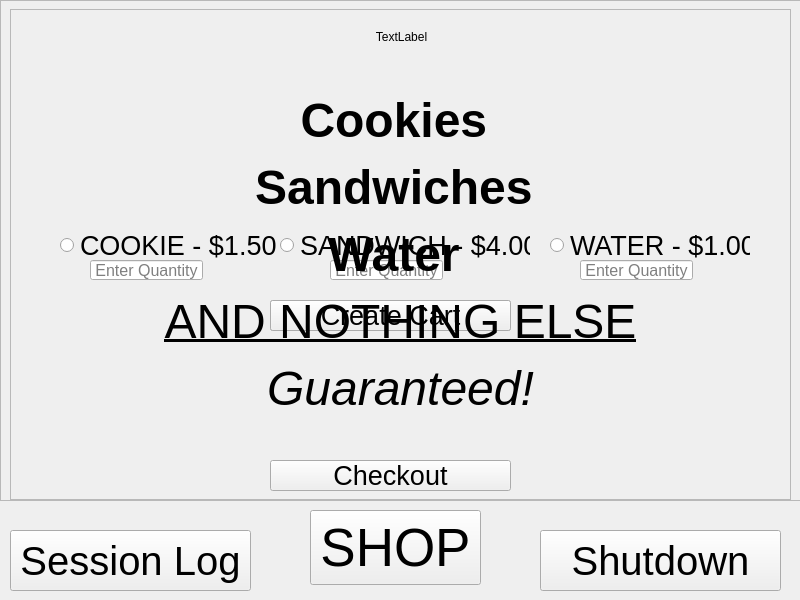
<?xml version="1.0" encoding="UTF-8"?>
<ui version="4.0">
 <class>MainWindow</class>
 <widget class="QMainWindow" name="MainWindow">
  <property name="geometry">
   <rect>
    <x>0</x>
    <y>0</y>
    <width>800</width>
    <height>600</height>
   </rect>
  </property>
  <property name="sizePolicy">
   <sizepolicy hsizetype="Fixed" vsizetype="Fixed">
    <horstretch>0</horstretch>
    <verstretch>0</verstretch>
   </sizepolicy>
  </property>
  <property name="minimumSize">
   <size>
    <width>800</width>
    <height>600</height>
   </size>
  </property>
  <property name="maximumSize">
   <size>
    <width>800</width>
    <height>600</height>
   </size>
  </property>
  <property name="windowTitle">
   <string>It3m Shop</string>
  </property>
  <widget class="QWidget" name="centralwidget">
   <widget class="QPushButton" name="shop_button">
    <property name="geometry">
     <rect>
      <x>310</x>
      <y>510</y>
      <width>171</width>
      <height>75</height>
     </rect>
    </property>
    <property name="font">
     <font>
      <pointsize>40</pointsize>
     </font>
    </property>
    <property name="text">
     <string>SHOP</string>
    </property>
   </widget>
   <widget class="QPushButton" name="exit_button">
    <property name="geometry">
     <rect>
      <x>540</x>
      <y>530</y>
      <width>241</width>
      <height>61</height>
     </rect>
    </property>
    <property name="font">
     <font>
      <pointsize>30</pointsize>
     </font>
    </property>
    <property name="text">
     <string>Shutdown</string>
    </property>
    <property name="iconSize">
     <size>
      <width>13</width>
      <height>13</height>
     </size>
    </property>
   </widget>
   <widget class="QFrame" name="shop_frame">
    <property name="geometry">
     <rect>
      <x>0</x>
      <y>0</y>
      <width>801</width>
      <height>501</height>
     </rect>
    </property>
    <property name="frameShape">
     <enum>QFrame::StyledPanel</enum>
    </property>
    <property name="frameShadow">
     <enum>QFrame::Raised</enum>
    </property>
    <widget class="QLineEdit" name="water_qty">
     <property name="geometry">
      <rect>
       <x>580</x>
       <y>260</y>
       <width>113</width>
       <height>20</height>
      </rect>
     </property>
     <property name="font">
      <font>
       <pointsize>12</pointsize>
      </font>
     </property>
     <property name="alignment">
      <set>Qt::AlignCenter</set>
     </property>
     <property name="placeholderText">
      <string>Enter Quantity</string>
     </property>
    </widget>
    <widget class="QRadioButton" name="sand_radio">
     <property name="geometry">
      <rect>
       <x>280</x>
       <y>230</y>
       <width>250</width>
       <height>31</height>
      </rect>
     </property>
     <property name="font">
      <font>
       <pointsize>20</pointsize>
      </font>
     </property>
     <property name="text">
      <string>SANDWICH - $4.00</string>
     </property>
     <property name="autoExclusive">
      <bool>false</bool>
     </property>
    </widget>
    <widget class="QLineEdit" name="sand_qty">
     <property name="geometry">
      <rect>
       <x>330</x>
       <y>260</y>
       <width>113</width>
       <height>20</height>
      </rect>
     </property>
     <property name="font">
      <font>
       <pointsize>12</pointsize>
      </font>
     </property>
     <property name="alignment">
      <set>Qt::AlignCenter</set>
     </property>
     <property name="placeholderText">
      <string>Enter Quantity</string>
     </property>
    </widget>
    <widget class="QRadioButton" name="water_radio">
     <property name="geometry">
      <rect>
       <x>550</x>
       <y>230</y>
       <width>200</width>
       <height>31</height>
      </rect>
     </property>
     <property name="font">
      <font>
       <pointsize>20</pointsize>
      </font>
     </property>
     <property name="text">
      <string>WATER - $1.00</string>
     </property>
     <property name="autoExclusive">
      <bool>false</bool>
     </property>
    </widget>
    <widget class="QLabel" name="cart_menu">
     <property name="geometry">
      <rect>
       <x>210</x>
       <y>340</y>
       <width>371</width>
       <height>111</height>
      </rect>
     </property>
     <property name="font">
      <font>
       <pointsize>12</pointsize>
      </font>
     </property>
     <property name="text">
      <string/>
     </property>
     <property name="alignment">
      <set>Qt::AlignHCenter|Qt::AlignTop</set>
     </property>
    </widget>
    <widget class="QLineEdit" name="cookie_qty">
     <property name="geometry">
      <rect>
       <x>90</x>
       <y>260</y>
       <width>113</width>
       <height>20</height>
      </rect>
     </property>
     <property name="font">
      <font>
       <pointsize>12</pointsize>
      </font>
     </property>
     <property name="alignment">
      <set>Qt::AlignCenter</set>
     </property>
     <property name="placeholderText">
      <string>Enter Quantity</string>
     </property>
    </widget>
    <widget class="QPushButton" name="addcart_button">
     <property name="geometry">
      <rect>
       <x>270</x>
       <y>300</y>
       <width>241</width>
       <height>31</height>
      </rect>
     </property>
     <property name="font">
      <font>
       <pointsize>20</pointsize>
      </font>
     </property>
     <property name="text">
      <string>Create Cart</string>
     </property>
    </widget>
    <widget class="QRadioButton" name="cookie_radio">
     <property name="geometry">
      <rect>
       <x>60</x>
       <y>230</y>
       <width>220</width>
       <height>31</height>
      </rect>
     </property>
     <property name="sizePolicy">
      <sizepolicy hsizetype="Maximum" vsizetype="Fixed">
       <horstretch>0</horstretch>
       <verstretch>0</verstretch>
      </sizepolicy>
     </property>
     <property name="maximumSize">
      <size>
       <width>300</width>
       <height>100</height>
      </size>
     </property>
     <property name="font">
      <font>
       <pointsize>20</pointsize>
      </font>
     </property>
     <property name="text">
      <string>COOKIE - $1.50</string>
     </property>
     <property name="iconSize">
      <size>
       <width>30</width>
       <height>30</height>
      </size>
     </property>
     <property name="autoExclusive">
      <bool>false</bool>
     </property>
    </widget>
    <widget class="QPushButton" name="check_button">
     <property name="geometry">
      <rect>
       <x>270</x>
       <y>460</y>
       <width>241</width>
       <height>31</height>
      </rect>
     </property>
     <property name="font">
      <font>
       <pointsize>20</pointsize>
      </font>
     </property>
     <property name="text">
      <string>Checkout</string>
     </property>
    </widget>
    <widget class="QPushButton" name="goback_button">
     <property name="geometry">
      <rect>
       <x>270</x>
       <y>300</y>
       <width>241</width>
       <height>31</height>
      </rect>
     </property>
     <property name="font">
      <font>
       <pointsize>20</pointsize>
      </font>
     </property>
     <property name="text">
      <string>Go Back</string>
     </property>
    </widget>
    <widget class="QLabel" name="cookie_image">
     <property name="geometry">
      <rect>
       <x>40</x>
       <y>0</y>
       <width>225</width>
       <height>225</height>
      </rect>
     </property>
     <property name="text">
      <string>&lt;html&gt;&lt;head/&gt;&lt;body&gt;&lt;p&gt;&lt;img src=&quot;cookie.jpg&quot;/&gt;&lt;/p&gt;&lt;/body&gt;&lt;/html&gt;</string>
     </property>
    </widget>
    <widget class="QLabel" name="sand_image">
     <property name="geometry">
      <rect>
       <x>270</x>
       <y>30</y>
       <width>263</width>
       <height>191</height>
      </rect>
     </property>
     <property name="text">
      <string>&lt;html&gt;&lt;head/&gt;&lt;body&gt;&lt;p&gt;&lt;img src=&quot;sandwich.jpg&quot;/&gt;&lt;/p&gt;&lt;/body&gt;&lt;/html&gt;</string>
     </property>
    </widget>
    <widget class="QLabel" name="water_image">
     <property name="geometry">
      <rect>
       <x>540</x>
       <y>0</y>
       <width>225</width>
       <height>225</height>
      </rect>
     </property>
     <property name="text">
      <string>&lt;html&gt;&lt;head/&gt;&lt;body&gt;&lt;p&gt;&lt;img src=&quot;water.jpg&quot;/&gt;&lt;/p&gt;&lt;/body&gt;&lt;/html&gt;</string>
     </property>
    </widget>
    <zorder>goback_button</zorder>
    <zorder>water_qty</zorder>
    <zorder>layoutWidget</zorder>
    <zorder>sand_radio</zorder>
    <zorder>sand_qty</zorder>
    <zorder>water_radio</zorder>
    <zorder>cart_menu</zorder>
    <zorder>cookie_qty</zorder>
    <zorder>addcart_button</zorder>
    <zorder>cookie_radio</zorder>
    <zorder>check_button</zorder>
   </widget>
   <widget class="QPushButton" name="pushButton">
    <property name="geometry">
     <rect>
      <x>10</x>
      <y>530</y>
      <width>241</width>
      <height>61</height>
     </rect>
    </property>
    <property name="font">
     <font>
      <pointsize>30</pointsize>
     </font>
    </property>
    <property name="text">
     <string>Session Log</string>
    </property>
   </widget>
   <widget class="QScrollArea" name="scrollArea">
    <property name="geometry">
     <rect>
      <x>10</x>
      <y>9</y>
      <width>781</width>
      <height>491</height>
     </rect>
    </property>
    <property name="widgetResizable">
     <bool>true</bool>
    </property>
    <property name="alignment">
     <set>Qt::AlignHCenter|Qt::AlignTop</set>
    </property>
    <widget class="QWidget" name="scrollAreaWidgetContents">
     <property name="geometry">
      <rect>
       <x>0</x>
       <y>0</y>
       <width>779</width>
       <height>489</height>
      </rect>
     </property>
     <widget class="QLabel" name="label">
      <property name="geometry">
       <rect>
        <x>30</x>
        <y>20</y>
        <width>721</width>
        <height>451</height>
       </rect>
      </property>
      <property name="text">
       <string>TextLabel</string>
      </property>
      <property name="alignment">
       <set>Qt::AlignHCenter|Qt::AlignTop</set>
      </property>
     </widget>
    </widget>
   </widget>
   <widget class="QLabel" name="receipt">
    <property name="geometry">
     <rect>
      <x>200</x>
      <y>200</y>
      <width>399</width>
      <height>300</height>
     </rect>
    </property>
    <property name="font">
     <font>
      <pointsize>16</pointsize>
     </font>
    </property>
    <property name="frameShape">
     <enum>QFrame::NoFrame</enum>
    </property>
    <property name="text">
     <string/>
    </property>
    <property name="alignment">
     <set>Qt::AlignHCenter|Qt::AlignTop</set>
    </property>
   </widget>
   <widget class="QLabel" name="welcome_message">
    <property name="geometry">
     <rect>
      <x>10</x>
      <y>9</y>
      <width>781</width>
      <height>491</height>
     </rect>
    </property>
    <property name="font">
     <font>
      <pointsize>40</pointsize>
      <italic>false</italic>
     </font>
    </property>
    <property name="text">
     <string>&lt;html&gt;&lt;head/&gt;&lt;body&gt;&lt;p&gt;&lt;span style=&quot; font-size:36pt; font-weight:600;&quot;&gt;Cookies &lt;/span&gt;&lt;/p&gt;&lt;p&gt;&lt;span style=&quot; font-size:36pt; font-weight:600;&quot;&gt;Sandwiches &lt;/span&gt;&lt;/p&gt;&lt;p&gt;&lt;span style=&quot; font-size:36pt; font-weight:600;&quot;&gt;Water &lt;/span&gt;&lt;/p&gt;&lt;p&gt;&lt;span style=&quot; font-size:36pt; text-decoration: underline;&quot;&gt;AND NOTHING ELSE&lt;/span&gt;&lt;/p&gt;&lt;p&gt;&lt;span style=&quot; font-size:36pt; font-style:italic;&quot;&gt;Guaranteed!&lt;/span&gt;&lt;/p&gt;&lt;/body&gt;&lt;/html&gt;</string>
    </property>
    <property name="alignment">
     <set>Qt::AlignCenter</set>
    </property>
   </widget>
   <zorder>scrollArea</zorder>
   <zorder>exit_button</zorder>
   <zorder>shop_button</zorder>
   <zorder>shop_button</zorder>
   <zorder>exit_button</zorder>
   <zorder>water_image</zorder>
   <zorder>sand_image</zorder>
   <zorder>cookie_image</zorder>
   <zorder>shop_frame</zorder>
   <zorder>pushButton</zorder>
   <zorder>receipt</zorder>
   <zorder>welcome_message</zorder>
  </widget>
 </widget>
 <resources>
  <include location="../../../Pictures/ResourcesforProject.qrc"/>
 </resources>
 <connections/>
</ui>
